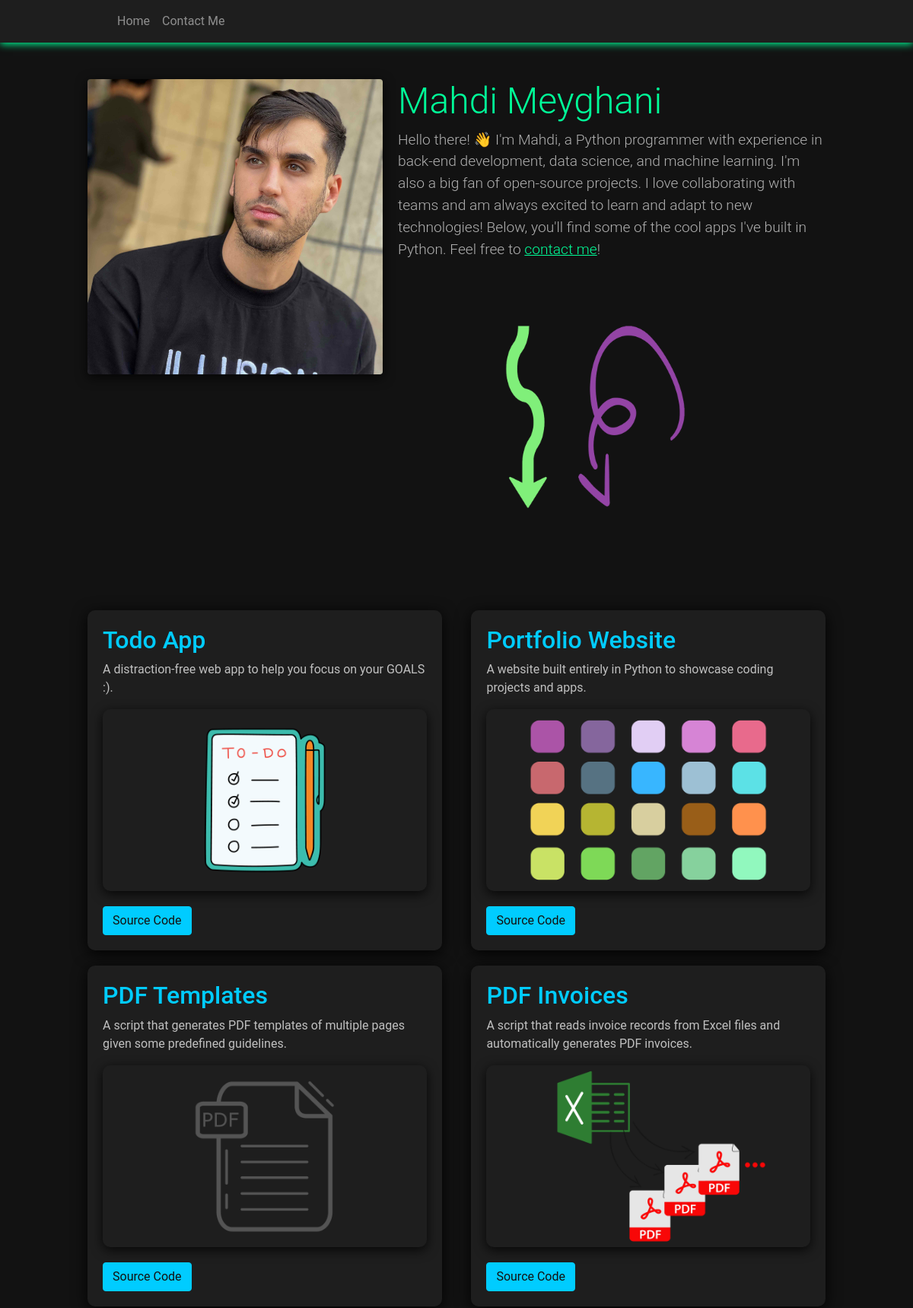
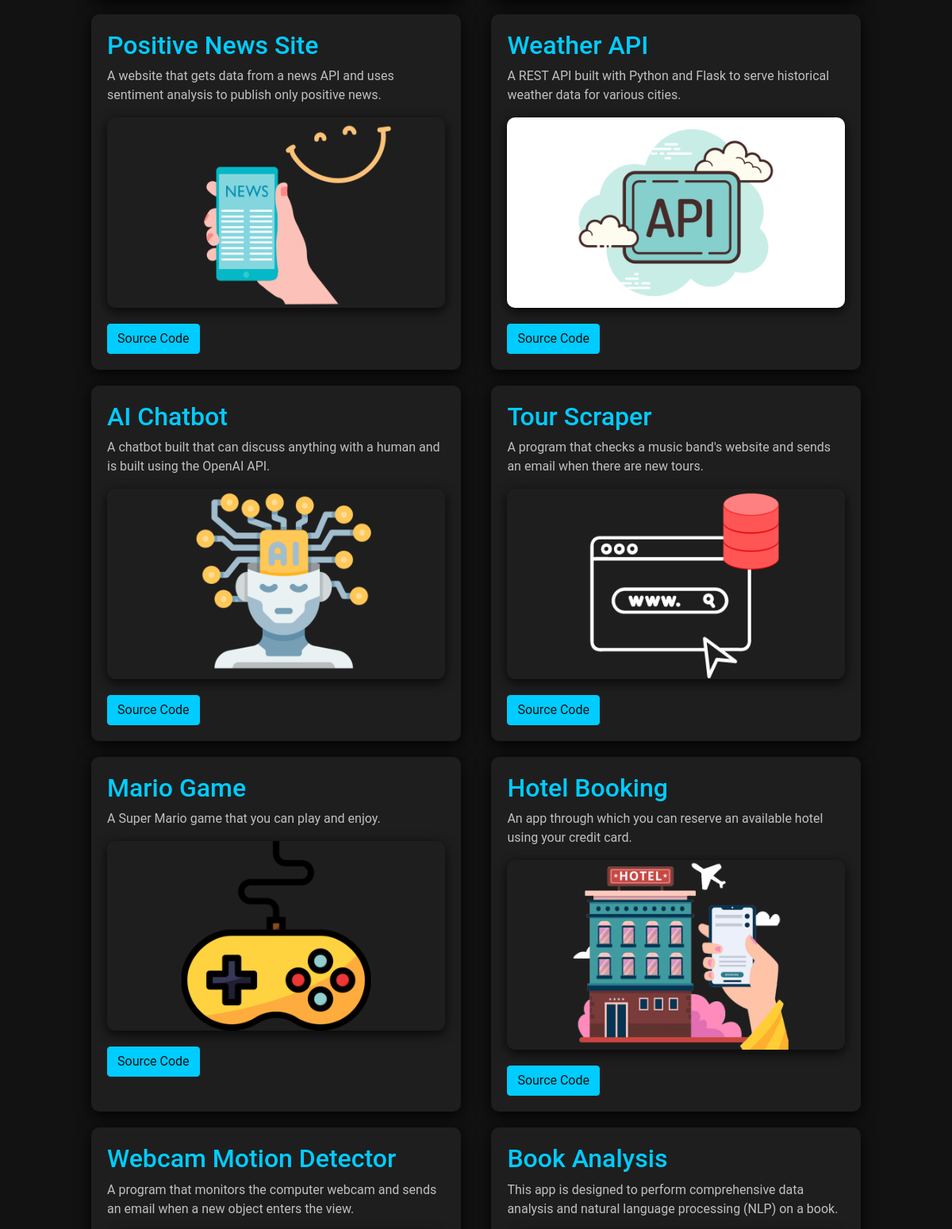
The page / (upper part) on the database its author committed (2 pictures, top to bottom).
### portfolio_website/models.py (models this page shows, shortened)
class Project(models.Model):
    title = models.CharField(max_length=100)
    description = models.TextField()
    url = models.URLField()
    image = models.CharField(max_length=100)

### portfolio_website/views.py (the view)
# urls.py: 2. Add a URL to urlpatterns:  path('', views.home, name='home')
def home(request):
    projects = Project.objects.all()
    return render(request, 'portfolio_website/home.html', {'projects': projects})

### templates/portfolio_website/home.html (shortened to what this page needs)
{% extends 'portfolio_website/base.html' %}
{% load static %}
{% block content %}
<div class="row justify-content-center">
    <div class="col-md-10">
        <div class="top-content animate-on-scroll">
            <div class="left-content">
                <img src="{% static 'portfolio_website/pictures/me.jpg' %}" alt="Mahdi's Picture" class="img-fluid rounded mb-3" style="width: 100%;">
            </div>
            <div class="right-content">
                <h1 class="display-4">Mahdi Meyghani</h1>
                <p class="lead">
                    Hello there! 👋 I'm Mahdi, a Python programmer with experience in back-end development, data science, and machine learning. I'm also a big fan of open-source projects. I love collaborating with teams and am always excited to learn and adapt to new technologies! Below, you'll find some of the cool apps I've built in Python. Feel free to <a href="{% url 'contact' %}" class="custom-link">contact me</a>!
                </p>
                <div class="arrow-container mb-4">
                    <img src="{% static 'portfolio_website/pictures/arrow.png' %}" alt="Arrow" class="img-arrow">
                </div>
            </div>
        </div>
        <div class="project-container">
            {% for project in projects %}
                <div class="project-item animate-on-scroll">
                    <h2>{{ project.title }}</h2>
                    <p>{{ project.description }}</p>
                    <img src="{% static 'portfolio_website/pictures/'|add:project.image %}" alt="{{ project.title }}" class="img-fluid">
                    <a href="{{ project.url }}" class="btn btn-primary btn-source-code mt-2">Source Code</a>
                </div>
            {% endfor %}
        </div>
    </div>
</div>
{% endblock %}

### templates/portfolio_website/base.html (shortened to what this page needs)
<!DOCTYPE html>
<html lang="en">
<head>
    {% load static %}
    <link rel="stylesheet" href="https://stackpath.bootstrapcdn.com/bootstrap/4.5.2/css/bootstrap.min.css">
    <link rel="stylesheet" href="https://cdnjs.cloudflare.com/ajax/libs/animate.css/4.1.1/animate.min.css">
    <link rel="stylesheet" href="{% static 'portfolio_website/style.css' %}">
</head>
<body>
    <nav class="navbar navbar-expand-lg navbar-dark">
        <div class="collapse navbar-collapse" id="navbarNav">
            <ul class="navbar-nav">
                <li class="nav-item">
                    <a class="nav-link" href="{% url 'home' %}">Home</a>
                </li>
                <li class="nav-item">
                    <a class="nav-link" href="{% url 'contact' %}">Contact Me</a>
                </li>
            </ul>
        </div>
    </nav>
    <div class="container-fluid mt-5">
        {% block content %}
        {% endblock %}
    </div>
</body>
</html>

### static/portfolio_website/style.css (style rules this page uses)
body { font-family: 'Roboto', sans-serif; background-color: #121212; color: #e0e0e0; margin: 0; padding: 0; }
.img-fluid { width: 100%; height: auto; border-radius: 10px; box-shadow: 0 4px 15px rgba(0, 0, 0, 0.8); }
.display-4 { font-size: 3rem; font-weight: 300; line-height: 1.2; color: #00ff99; }
.lead { font-size: 1.2em; line-height: 1.5; color: #b0b0b0; }
.arrow-container { position: relative; width: 100%; height: auto; }
.img-arrow { width: 80%; height: auto; filter: invert(1); }
.top-content { display: flex; flex-wrap: wrap; align-items: flex-start; margin-bottom: 40px; }
.left-content { flex: 0 0 40%; text-align: center; }
.right-content { flex: 1; text-align: left; padding-left: 20px; }
.project-item .btn-source-code { margin-top: 20px !important; }
.project-container { display: flex; flex-wrap: wrap; justify-content: space-between; }
.project-item { flex: 0 0 48%; margin-bottom: 20px; background-color: #1e1e1e; padding: 20px; border-radius: 10px; box-shadow: 0 4px 20px rgba(0, 0, 0, 0.9); }
.project-item h2 { color: #00ccff !important; font-size: 2rem; margin-top: 0; }
.project-item p { color: #c0c0c0; }
.project-item .btn-primary { background-color: #00ccff; border-color: #00ccff; color: #121212; transition: background-color 0.3s, color 0.3s; }
.navbar { background-color: #1e1e1e; box-shadow: 0 2px 10px rgb(0, 255, 153); position: sticky; top: 0; z-index: 1000; width: 100%; }
.navbar-nav { margin-left: 130px; }
.navbar a { color: #00ccff; }
.btn-primary { background-color: #00ccff; border-color: #00ccff; color: #121212; transition: background-color 0.3s, color 0.3s; }
.custom-link { color: #00ff99; text-decoration: underline; transition: color 0.3s ease; }

### rows shown on the page
Project: title "Todo App", description "A distraction-free web app to help you focus on your GOALS :).", image (picture)
Project: title "Portfolio Website", description "A website built entirely in Python to showcase coding projects and apps.", image (picture)
Project: title "PDF Templates", description "A script that generates PDF templates of multiple pages given some predefined guidelines.", image (picture)
Project: title "PDF Invoices", description "A script that reads invoice records from Excel files and automatically generates PDF invoices.", image (picture)
Project: title "Positive News Site", description "A website that gets data from a news API and uses sentiment analysis to publish only positive news.", image (picture)
Project: title "Weather API", description "A REST API built with Python and Flask to serve historical weather data for various cities.", image (picture)
Project: title "AI Chatbot", description "A chatbot built that can discuss anything with a human and is built using the OpenAI API.", image (picture)
Project: title "Tour Scraper", description "A program that checks a music band's website and sends an email when there are new tours.", image (picture)
Project: title "Mario Game", description "A Super Mario game that you can play and enjoy.", image (picture)
Project: title "Hotel Booking", description "An app through which you can reserve an available hotel using your credit card.", image (picture)
Project: title "Webcam Motion Detector", description "A program that monitors the computer webcam and sends an email when a new object enters the view."
Project: title "Book Analysis", description "This app is designed to perform comprehensive data analysis and natural language processing (NLP) on a book."
